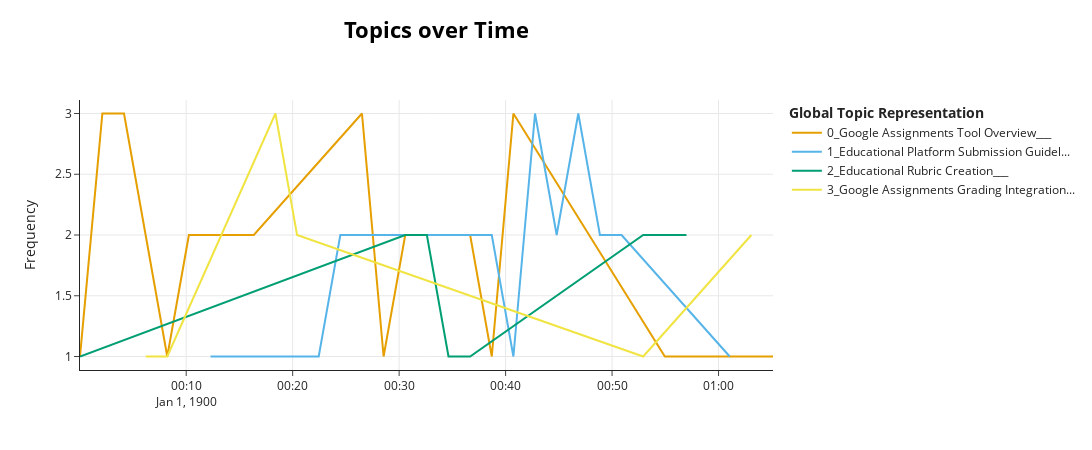

Source (notebook cell):
### Markdown cell above
### Debug & Visualize Data

### Code cell
topicModel.visualize_topics_over_time(topicsOverTime)

### Figure 1 — Plotly figure (JSON) as saved in the notebook; plotly's stock layout.template omitted (floating-point values rounded to 4 significant figures)
{"data": [{"hoverinfo": "text", "hovertext": ["<b>Topic 0</b><br>Words: Educational Assignment Management, , , , ", "<b>Topic 0</b><br>Words: Google Assignments Integration, , , , ", "<b>Topic 0</b><br>Words: Educational Tool Integration, , , , ", "<b>Topic 0</b><br>Words: Google Assignments Tool Overview, , , , ", "<b>Topic 0</b><br>Words: Google Docs Educational Tool Update, , , , ", "<b>Topic 0</b><br>Words: Educational Tool Comparison, , , , ", "<b>Topic 0</b><br>Words: Google Assignments Integration, , , , ", "<b>Topic 0</b><br>Words: Google Assignments Pilot Instructions, , , , ", "<b>Topic 0</b><br>Words: Google Assignments Integration Instructions, , , , ", "<b>Topic 0</b><br>Words: Google Drive File Sharing, , , , ", "<b>Topic 0</b><br>Words: Educational Assignment Instructions, , , , ", "<b>Topic 0</b><br>Words: Educational Technology Tutorial, , , , ", "<b>Topic 0</b><br>Words: Google Assignments Integration Steps, , , , ", "<b>Topic 0</b><br>Words: Document Editing and Submission Process, , , , ", "<b>Topic 0</b><br>Words: \"Google Assignments Submission Process\", , , , ", "<b>Topic 0</b><br>Words: Google Assignments Tutorial, , , , ", "<b>Topic 0</b><br>Words: Team Project Collaboration Resources, , , , "], "marker": {"color": "#E69F00"}, "mode": "lines", "name": "0_Google Assignments Tool Overview___", "type": "scatter", "x": ["1900-01-01T00:00:01.605035", "1900-01-01T00:02:07.660735", "1900-01-01T00:04:09.571470", "1900-01-01T00:06:11.482205", "1900-01-01T00:08:13.392941", "1900-01-01T00:10:15.303676", "1900-01-01T00:14:19.125147", "1900-01-01T00:16:21.035882", "1900-01-01T00:26:30.589558", "1900-01-01T00:28:32.500294", "1900-01-01T00:30:34.411029", "1900-01-01T00:34:38.232500", "1900-01-01T00:36:40.143235", "1900-01-01T00:38:42.053970", "1900-01-01T00:40:43.964705", "1900-01-01T00:54:57.339852", "1900-01-01T01:05:06.893529"], "y": [1, 3, 3, 2, 1, 2, 2, 2, 3, 1, 2, 2, 2, 1, 3, 1, 1]}, {"hoverinfo": "text", "hovertext": ["<b>Topic 1</b><br>Words: Educational Feedback Tools, , , , ", "<b>Topic 1</b><br>Words: Academic submission guidelines, , , , ", "<b>Topic 1</b><br>Words: Feedback Management Process, , , , ", "<b>Topic 1</b><br>Words: Assignment Submission Policies, , , , ", "<b>Topic 1</b><br>Words: Online Submission Process Instructions, , , , ", "<b>Topic 1</b><br>Words: Online Grading System Tutorial, , , , ", "<b>Topic 1</b><br>Words: Teacher's Feedback on Assignments, , , , ", "<b>Topic 1</b><br>Words: Educational Feedback Process, , , , ", "<b>Topic 1</b><br>Words: Educational Feedback Process, , , , ", "<b>Topic 1</b><br>Words: Online Feedback Exchange, , , , ", "<b>Topic 1</b><br>Words: Educational Feedback System, , , , "], "marker": {"color": "#56B4E9"}, "mode": "lines", "name": "1_Educational Platform Submission Guidel...", "type": "scatter", "x": ["1900-01-01T00:12:17.214411", "1900-01-01T00:22:26.768088", "1900-01-01T00:24:28.678823", "1900-01-01T00:38:42.053970", "1900-01-01T00:40:43.964705", "1900-01-01T00:42:45.875441", "1900-01-01T00:44:47.786176", "1900-01-01T00:46:49.696911", "1900-01-01T00:48:51.607647", "1900-01-01T00:50:53.518382", "1900-01-01T01:01:03.072058"], "y": [1, 1, 2, 2, 1, 3, 2, 3, 2, 2, 1]}, {"hoverinfo": "text", "hovertext": ["<b>Topic 2</b><br>Words: Educational Assignment Tools, , , , ", "<b>Topic 2</b><br>Words: Teacher Rubric Training Activity, , , , ", "<b>Topic 2</b><br>Words: Rubric Creation Tool Overview, , , , ", "<b>Topic 2</b><br>Words: Document Review Process, , , , ", "<b>Topic 2</b><br>Words: Teacher's Assignment Management, , , , ", "<b>Topic 2</b><br>Words: Rubric Creation and Usage, , , , ", "<b>Topic 2</b><br>Words: Online Assignment Submission, , , , "], "marker": {"color": "#009E73"}, "mode": "lines", "name": "2_Educational Rubric Creation___", "type": "scatter", "x": ["1900-01-01T00:00:01.605035", "1900-01-01T00:30:34.411029", "1900-01-01T00:32:36.321764", "1900-01-01T00:34:38.232500", "1900-01-01T00:36:40.143235", "1900-01-01T00:52:55.429117", "1900-01-01T00:56:59.250588"], "y": [1, 2, 2, 1, 1, 2, 2]}, {"hoverinfo": "text", "hovertext": ["<b>Topic 3</b><br>Words: Educational Grading Tools Comparison, , , , ", "<b>Topic 3</b><br>Words: Canvas and Google Assignments Integration, , , , ", "<b>Topic 3</b><br>Words: Google Assignments Grading Integration, , , , ", "<b>Topic 3</b><br>Words: Grading Integration Limitations, , , , ", "<b>Topic 3</b><br>Words: Canvas Gradebook Integration, , , , ", "<b>Topic 3</b><br>Words: Educational Tool Integration, , , , "], "marker": {"color": "#F0E442"}, "mode": "lines", "name": "3_Google Assignments Grading Integration...", "type": "scatter", "x": ["1900-01-01T00:06:11.482205", "1900-01-01T00:08:13.392941", "1900-01-01T00:18:22.946617", "1900-01-01T00:20:24.857352", "1900-01-01T00:52:55.429117", "1900-01-01T01:03:04.982794"], "y": [1, 1, 3, 2, 1, 2]}], "layout": {"height": 450, "hoverlabel": {"bgcolor": "white", "font": {"family": "Rockwell", "size": 16}}, "legend": {"title": {"text": "<b>Global Topic Representation"}}, "title": {"font": {"color": "Black", "size": 22}, "text": "<b>Topics over Time</b>", "x": 0.4, "xanchor": "center", "y": 0.95, "yanchor": "top"}, "width": 1250, "xaxis": {"showgrid": true}, "yaxis": {"showgrid": true, "title": {"text": "Frequency"}}}}
